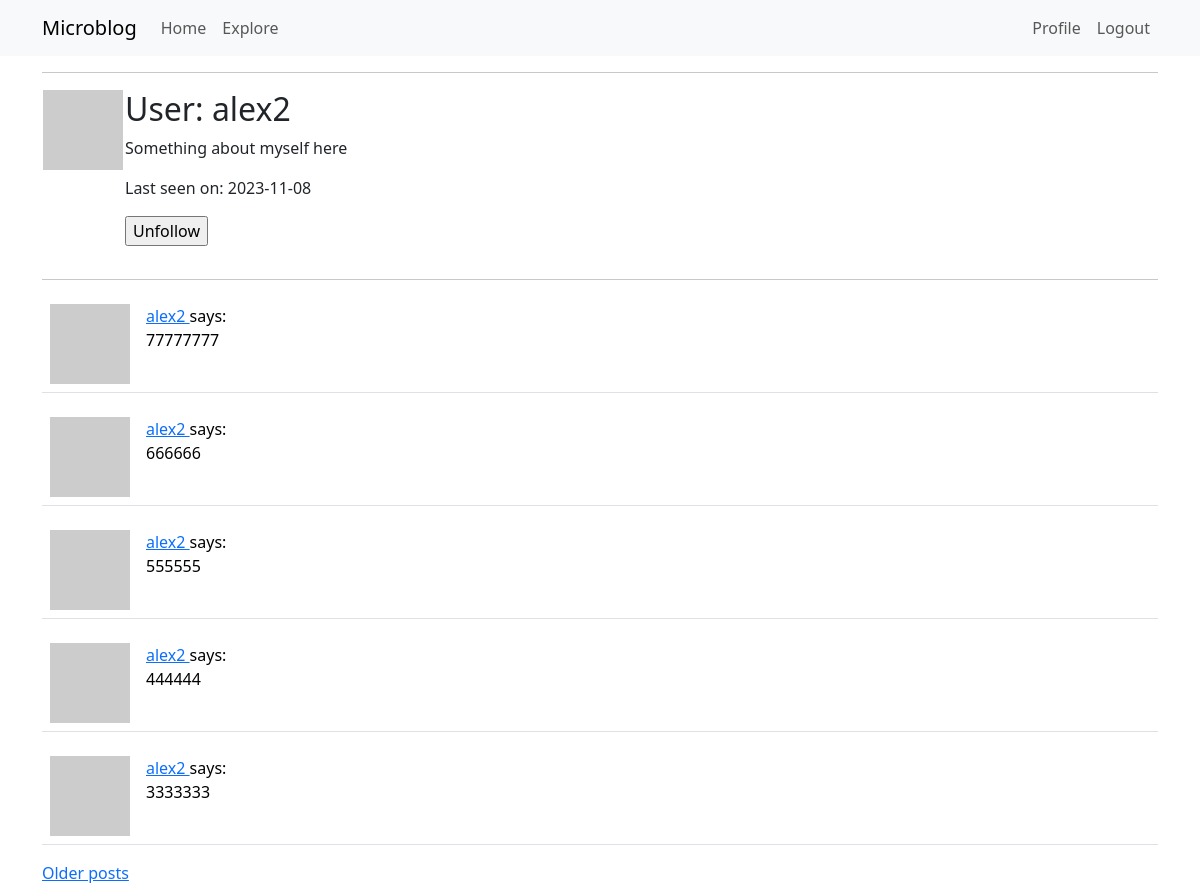
Page /user/alex2 (signed in) on the committed database.
### app/models.py (models this page shows, shortened)
class User(UserMixin, db.Model):
    id = db.Column(db.Integer, primary_key=True)
    username = db.Column(db.String(64), index=True, unique=True)
    email = db.Column(db.String(120), index=True, unique=True)
    password_hash = db.Column(db.String(128))
    posts = db.relationship('Post', backref='author', lazy='dynamic')
    about_me = db.Column(db.String(140))
    last_seen = db.Column(db.DateTime, default=datetime.utcnow)
    followed = db.relationship(
        'User', secondary=followers,
        primaryjoin=(followers.c.follower_id == id),
        secondaryjoin=(followers.c.followed_id == id),
        backref=db.backref('followers', lazy='dynamic'), lazy='dynamic')
    def is_following(self, user):
        return self.followed.filter(
            followers.c.followed_id == user.id).count() > 0
    def avatar(self, size):
        digest = md5(self.email.lower().encode('utf-8')).hexdigest()
        return 'https://www.gravatar.com/avatar/{}?d=identicon&s={}'.format(
            digest, size)

class Post(db.Model):
    id = db.Column(db.Integer, primary_key=True)
    body = db.Column(db.String(140))
    timestamp = db.Column(db.DateTime, index=True, default=datetime.utcnow)
    user_id = db.Column(db.Integer, db.ForeignKey('user.id'))

### app/routes.py (the view)
@app.route('/user/<username>')
@login_required
def user(username):
    user = User.query.filter_by(username=username).first_or_404()
    page = request.args.get('page', 1, type=int)
    posts = user.posts.order_by(Post.timestamp.desc()).paginate(
        page=page, per_page=app.config['POSTS_PER_PAGE'], error_out=False)
    next_url = url_for('user', username=user.username, page=posts.next_num) \
        if posts.has_next else None
    prev_url = url_for('user', username=user.username, page=posts.prev_num) \
        if posts.has_prev else None
    form = EmptyForm()
    return render_template('user.html', user=user, posts=posts.items, next_url=next_url, prev_url=prev_url, form=form)

### app/forms.py
class EmptyForm(FlaskForm):
    submit = SubmitField('Submit')

### app/models.py (called while the page is built)
@login.user_loader
def load_user(id):
    return User.query.get(int(id))

### app/routes.py (called while the page is built)
@app.before_request
def before_request():
    if current_user.is_authenticated:
        current_user.last_seen = datetime.utcnow()
        db.session.commit()

### app/templates/user.html (shortened to what this page needs)
{% extends "base.html" %}
{% block content %}
    <table>
        <tr valign="top">
            <td><img src="{{ user.avatar(128) }}"></td>
            <td>
                <h2>User: {{ user.username }}</h2>
                {% if user.about_me %}<p>{{ user.about_me }}</p>{% endif %}
                {% if user.last_seen %}<p>Last seen on: {{ user.last_seen.date() }}</p>{% endif %}
                {% if user == current_user %}
                <p><a href="{{ url_for('edit_profile') }}">Edit your profile</a></p>
                {% else %}
                <p>
                    <form action="{{ url_for('unfollow', username=user.username) }}" method="post">
                        {{ form.submit(value='Unfollow') }}
                    </form>
                </p>
                {% endif %}
            </td>
        </tr>
    </table>
    <hr>
    {% for post in posts %}
        {% include '_post.html' %}
    {% endfor %}
    {% if next_url %}
    <a href="{{ next_url }}">Older posts</a>
    {% endif %}
{% endblock %}

### app/templates/_post.html
    <table class="table table-hover">
        <tr>
            <td width="70px">
                <a href="{{ url_for('user', username=post.author.username) }}">
                    <img src="{{ post.author.avatar(70) }}" />
                </a>
            </td>
            <td>
                <a href="{{ url_for('user', username=post.author.username) }}">
                    {{ post.author.username }}
                </a>
                says:
                <br>
                {{ post.body }}
            </td>
        </tr>
    </table>

### rows in the picture
User: username "alex2", about_me "Something about myself here", last_seen "2023-11-08"
Post: author.username "alex2", body "77777777"
Post: author.username "alex2", body "666666"
Post: author.username "alex2", body "555555"
Post: author.username "alex2", body "444444"
Post: author.username "alex2", body "3333333"
